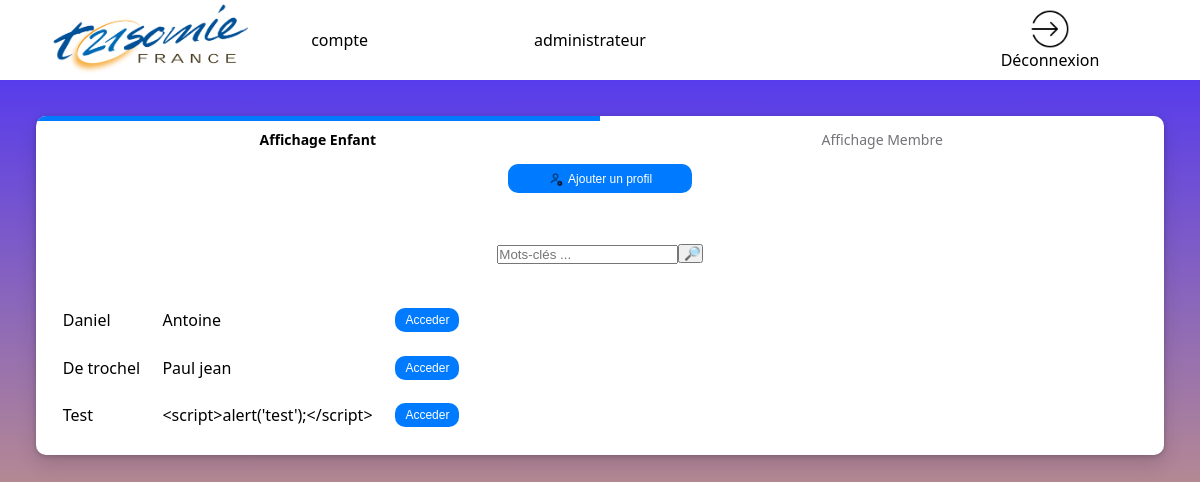
Before: /page_admin.php (signed in) with the older database file.
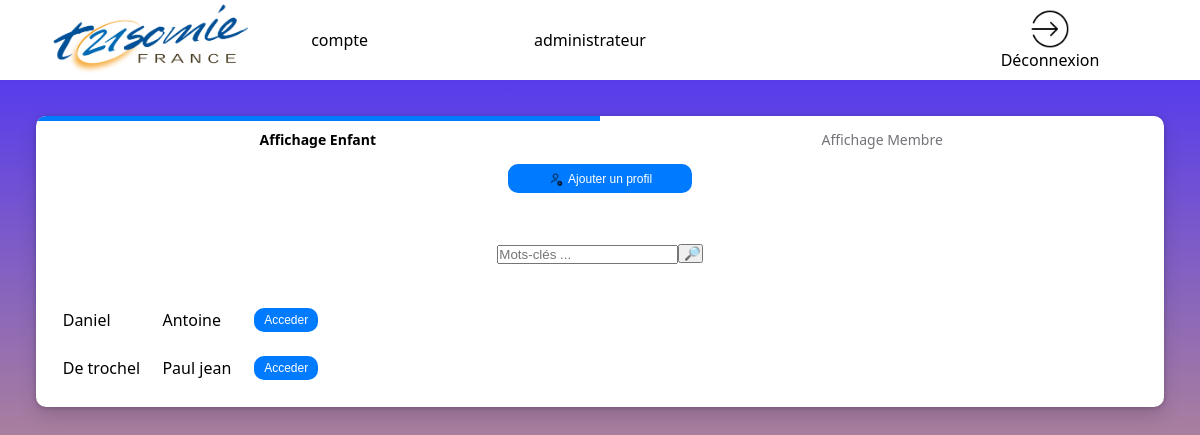
After: the same page with the newer database file.
### tables this page shows
CREATE TABLE `enfant` (
  `id_enfant` int(11) NOT NULL,
  `nom` varchar(50) NOT NULL,
  `prenom` varchar(50) NOT NULL,
  `date_naissance` date NOT NULL,
  `lien_jeton` varchar(100) DEFAULT NULL,
  `adresse` varchar(100) DEFAULT NULL,
  `activite` varchar(100) DEFAULT NULL,
  `handicap` varchar(100) DEFAULT NULL,
  `info_sup` varchar(1000) DEFAULT NULL,
  `photo_enfant` varchar(100) DEFAULT NULL,
  `visibilite` tinyint(4) NOT NULL DEFAULT 0
);

### page_admin.php (the view, shortened to what this page needs)
<!DOCTYPE html>
<html lang="fr" style="font-family: Arial,sans-serif;">
<?php
try {
    $linkpdo = new PDO("mysql:host=localhost;dbname=bddsae", "root", "");
}
catch (Exception $e) {
    die('Erreur : ' . $e->getMessage());
}
?>
<head>
    <link rel="stylesheet" href="style_admin.css">
</head>
<body>
    <header>
        <img class="logo-association" src="/sae-but2-s1/img/logo_trisomie.png" alt="logo de l'association">
        <?php
        $mail =  $_SESSION['login_user'];
        try {
            $res = $linkpdo->query("SELECT nom, prenom FROM membre where courriel='$mail' ORDER BY nom;");
        } catch (Exception $e) {
            die('Erreur : ' . $e->getMessage());
        }
        $double_tab = $res->fetchAll();
        $nombre_ligne = $res->rowCount();
        echo "<table>";
        for ($i = 0; $i < $nombre_ligne; $i++) {
            echo "<tr>";
            for ($y = 0; $y < 2; $y++) {
                echo "<td>";
                print_r(htmlspecialchars($double_tab[$i][$y]));
                echo "</td>";
            }
            echo "</tr>";
        }
        echo "</table>";
        ?>
        <div onclick="window.location.href ='logout.php';" class="h-deconnexion">
            <img class="img-deco" src="img/deconnexion.png" alt="Déconnexion"> Déconnexion
        </div>
    </header>
    <main>
        <nav  class="left-contenu">
                <ul class="scrolling-tabs nav-links gl-display-flex gl-flex-grow-1 gl-w-full nav gl-tabs-nav nav gl-tabs-nav">
                <li class="nav-item">
                    <a class="shortcuts-activity nav-link gl-tab-nav-item active gl-tab-nav-item-active" data-placement="" href="page_admin.php">Affichage Enfant</a>
                </li>
                <?php
                if ($_SESSION["role_user"] !=0) {
                    echo '<li class="nav-item">';
                    echo '<a data-placement="" class="nav-link gl-tab-nav-item" href="page_certif_compte.php">Affichage Membre</a>';
                    echo '</li>';
                }else{
                    echo '<li class="nav-item">';
                    echo '<a data-placement="" class="nav-link gl-tab-nav-item" href="mon_compte.php">Mon profil</a>';
                    echo '</li>';
                }
                ?>
            </ul>
            <?php
            if ($_SESSION["role_user"] == 1 or $_SESSION["role_user"] == 3) {
                echo '<div class="bouton_enfant">';
                echo '<button class="ajouter-enfant" type="button" onclick="openDialog(\'dialog1\', this)">Ajouter un profil  <img class="icone-ajouter-membre" src="img/ajouter-utilisateur.png" > </button>';
                echo '</div>';
            }
            ?>
            <?php
            if ($_SESSION["role_user"] != 2) {
                try {
                    if ($_SESSION["role_user"] == 1 or $_SESSION["role_user"] == 3) {
                        $res = $linkpdo->query('SELECT id_enfant, nom, prenom FROM enfant where visibilite = 0 ORDER BY nom');
                    } else {
                        $res = $linkpdo->query('SELECT id_enfant, nom, prenom FROM enfant where id_enfant in (select id_enfant from suivre where visibilite = 0  and id_membre=' . $_SESSION["logged_user"] . ')');
                    }
                } catch (Exception $e) {
                    die('Erreur : ' . $e->getMessage());
                }
                $double_tab = $res->fetchAll();
                $nombre_ligne = $res->rowCount();
                echo "<div class='liste-enfant'>";
                echo "<div class=\"recherche\">
                <form class='recherche' method=\"post\" action=\"search.php\">
                <div>
                <input class=\"input_recherche\" type=\"text\" placeholder=\"Mots-clés ...\" id=\"keywords\" name=\"keywords\" required>
                </div>
                <input class=\"bouton_recherche\" type=\"submit\" value=\" &#x1F50E;\">
                </form>
                </div>";
                echo "<table >";
                for ($i = 0; $i < $nombre_ligne; $i++) {
                    for ($y = 1; $y < 3; $y++) {
                        echo "<td>";
                        print_r(ucfirst(htmlspecialchars($double_tab[$i][$y])));
                        echo "</td>";
                    }
                    $identifiant = $double_tab[$i][0];
                    echo "<td>";
                    echo '<a href="page_admin.php?id=' . $identifiant . '"><button  class="acceder-information-enfant">Acceder</button> </a>';
                    echo "</td>";
                }
                echo "</table>";
            }
            ?>
            </div>
        </nav>
        <nav class="right-contenu">
    </main>
</body>
</html>

Changed rows visible on the page:
no longer on this page (row edited): enfant: value "Test", value "<script>alert('test');</script>"
